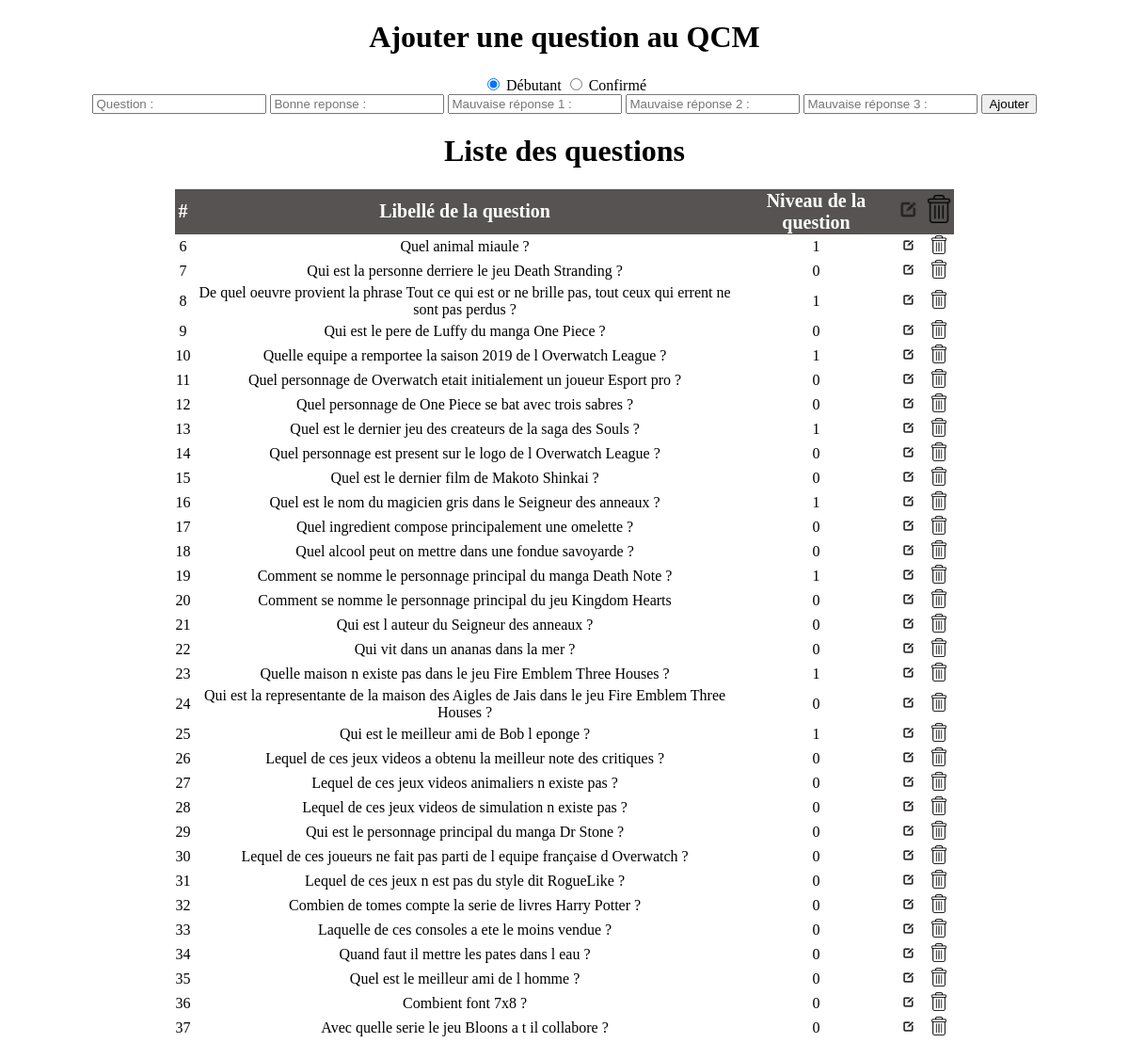
Page /QCM/admin.php (signed in) on the committed database.
### tables this page shows
CREATE TABLE IF NOT EXISTS `questions` (
  `idq` int(3) NOT NULL AUTO_INCREMENT,
  `libelleQ` varchar(255) NOT NULL,
  `niveau` int(11) NOT NULL,
  PRIMARY KEY (`idq`)
);

### QCM/admin.php (the view, shortened to what this page needs)
<!DOCTYPE html>
<html lang="en">
<head>
    <link rel="stylesheet" href="style.css">
</head>
<body>
    <h1>Ajouter une question au QCM</h1>
    <form action="" method="post">
        <input type="radio" name="niveau" value="0" checked> Débutant
        <input type="radio" name="niveau" value="1"> Confirmé <br>
         <input type="text" name="libelleQ" placeholder="Question :" required>
         <input type="text" name="rep1" placeholder="Bonne reponse :" required>
         <input type="text" name="rep2" placeholder="Mauvaise réponse 1 :" required>
         <input type="text" name="rep3" placeholder="Mauvaise réponse 2 :" required>
         <input type="text" name="rep4" placeholder="Mauvaise réponse 3 :" required>
         <input type="submit" value="Ajouter" name="bout">
    </form>
    <h1>Liste des questions</h1>
    <table>
        <tr>
            <th> # </th>
            <th> Libellé de la question </th>
            <th> Niveau de la question </th>
            <th> <img src="modif.png" width="30"> </th>
            <th> <img src="sup.png" width="30"> </th>
        </tr>
        <?php
        include "connect.php";
        $req = "select * from questions";
        $res = mysqli_query($id,$req);
        while ($donnees = mysqli_fetch_assoc($res)) {  ?>
        <tr>
            <td> <?php echo $donnees['idq'];?> </td>
            <td> <?php echo $donnees['libelleQ'];?> </td>
            <td> <?php echo $donnees['niveau'];?> </td>
            <td> <a href="modif.php?idq=<?=$donnees['idq']?>"><img src="modif.png" width="20"></a> </td>
            <td> <a href="sup.php?idq=<?=$donnees['idq']?>"><img src="sup.png" width="20"></a> </td>
        <?php
        }
        ?>
    </table>
</body>
</html>

### QCM/style.css (style rules this page uses)
body { text-align: center; }
table { text-align: center; margin: 20px auto; width: 70%; border-collapse: collapse; }
th { height: 30px; background-color: rgb(87, 83, 83); color: white; font-size: 20px; }
form { text-align: center; }

### rows in the picture
questions: idq "6", libelleQ "Quel animal miaule ?", niveau "1"
questions: idq "7", libelleQ "Qui est la personne derriere le jeu Death Stranding ?", niveau "0"
questions: idq "8", libelleQ "De quel oeuvre provient la phrase Tout ce qui est or ne brille pas, tout ceux qui errent ne sont pas perdus ?", niveau "1"
questions: idq "9", libelleQ "Qui est le pere de Luffy du manga One Piece ?", niveau "0"
questions: idq "10", libelleQ "Quelle equipe a remportee la saison 2019 de l Overwatch League ?", niveau "1"
questions: idq "11", libelleQ "Quel personnage de Overwatch etait initialement un joueur Esport pro ?", niveau "0"
questions: idq "12", libelleQ "Quel personnage de One Piece se bat avec trois sabres ?", niveau "0"
questions: idq "13", libelleQ "Quel est le dernier jeu des createurs de la saga des Souls ?", niveau "1"
questions: idq "14", libelleQ "Quel personnage est present sur le logo de l Overwatch League ?", niveau "0"
questions: idq "15", libelleQ "Quel est le dernier film de Makoto Shinkai ?", niveau "0"
questions: idq "16", libelleQ "Quel est le nom du magicien gris dans le Seigneur des anneaux ?", niveau "1"
questions: idq "17", libelleQ "Quel ingredient compose principalement une omelette ?", niveau "0"
questions: idq "18", libelleQ "Quel alcool peut on mettre dans une fondue savoyarde ?", niveau "0"
questions: idq "19", libelleQ "Comment se nomme le personnage principal du manga Death Note ?", niveau "1"
questions: idq "20", libelleQ "Comment se nomme le personnage principal du jeu Kingdom Hearts", niveau "0"
questions: idq "21", libelleQ "Qui est l auteur du Seigneur des anneaux ?", niveau "0"
questions: idq "22", libelleQ "Qui vit dans un ananas dans la mer ?", niveau "0"
questions: idq "23", libelleQ "Quelle maison n existe pas dans le jeu Fire Emblem Three Houses ?", niveau "1"
questions: idq "24", libelleQ "Qui est la representante de la maison des Aigles de Jais dans le jeu Fire Emblem Three Houses ?", niveau "0"
questions: idq "25", libelleQ "Qui est le meilleur ami de Bob l eponge ?", niveau "1"
questions: idq "26", libelleQ "Lequel de ces jeux videos a obtenu la meilleur note des critiques ?", niveau "0"
questions: idq "27", libelleQ "Lequel de ces jeux videos animaliers n existe pas ?", niveau "0"
questions: idq "28", libelleQ "Lequel de ces jeux videos de simulation n existe pas ?", niveau "0"
questions: idq "29", libelleQ "Qui est le personnage principal du manga Dr Stone ?", niveau "0"
questions: idq "30", libelleQ "Lequel de ces joueurs ne fait pas parti de l equipe française d Overwatch ?", niveau "0"
questions: idq "31", libelleQ "Lequel de ces jeux n est pas du style dit RogueLike ?", niveau "0"
questions: idq "32", libelleQ "Combien de tomes compte la serie de livres Harry Potter ?", niveau "0"
questions: idq "33", libelleQ "Laquelle de ces consoles a ete le moins vendue ?", niveau "0"
questions: idq "34", libelleQ "Quand faut il mettre les pates dans l eau ?", niveau "0"
questions: idq "35", libelleQ "Quel est le meilleur ami de l homme ?", niveau "0"
questions: idq "36", libelleQ "Combient font 7x8 ?", niveau "0"
questions: idq "37", libelleQ "Avec quelle serie le jeu Bloons a t il collabore ?", niveau "0"
